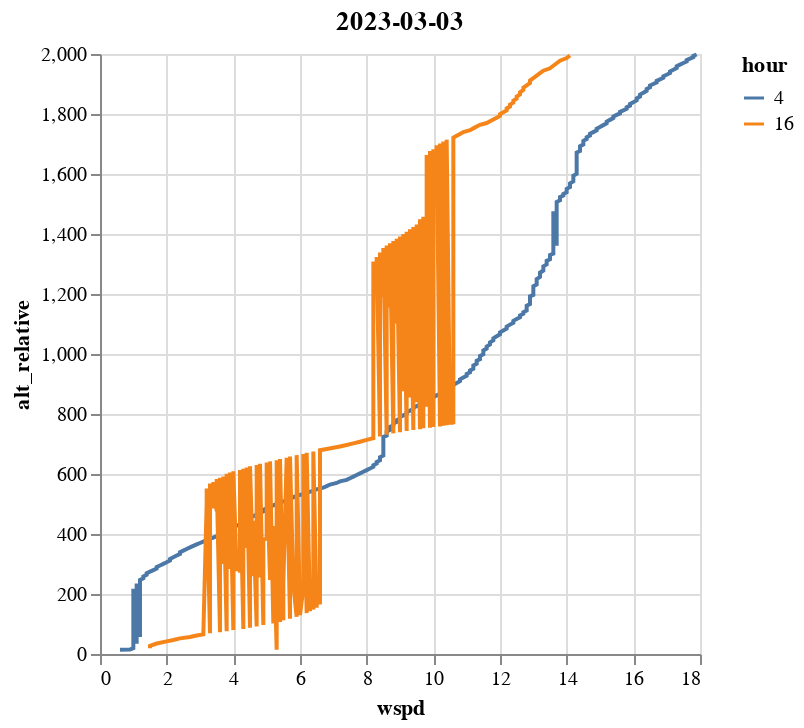

The notebook cell this image was saved under:
### Code cell
alt.Chart(
    src[['wspd', 'alt_relative', 'hour']]
).mark_line().encode(
    alt.X("wspd:Q").sort('-y'),
    alt.Y("alt_relative:Q"),
    alt.Color("hour:N")
).properties(title=str(src.time.dt.date.iloc[0]))

### Figure 1 — Vega-Lite specification as saved in the notebook (floating-point values rounded to 4 significant figures; data arrays with more than 128 entries replaced by an {"elided": "..."} marker saying what was removed)
{"config": {"view": {"continuousWidth": 300, "continuousHeight": 300}}, "data": {"name": "data-78f48232aa3fc784d1add2ae45812d9d"}, "mark": {"type": "line"}, "encoding": {"color": {"field": "hour", "type": "nominal"}, "x": {"field": "wspd", "sort": "-y", "type": "quantitative"}, "y": {"field": "alt_relative", "type": "quantitative"}}, "title": "2023-03-03", "$schema": "https://vega.github.io/schema/vega-lite/v5.17.0.json", "datasets": {"data-78f48232aa3fc784d1add2ae45812d9d": {"elided": "717 records"}}}
